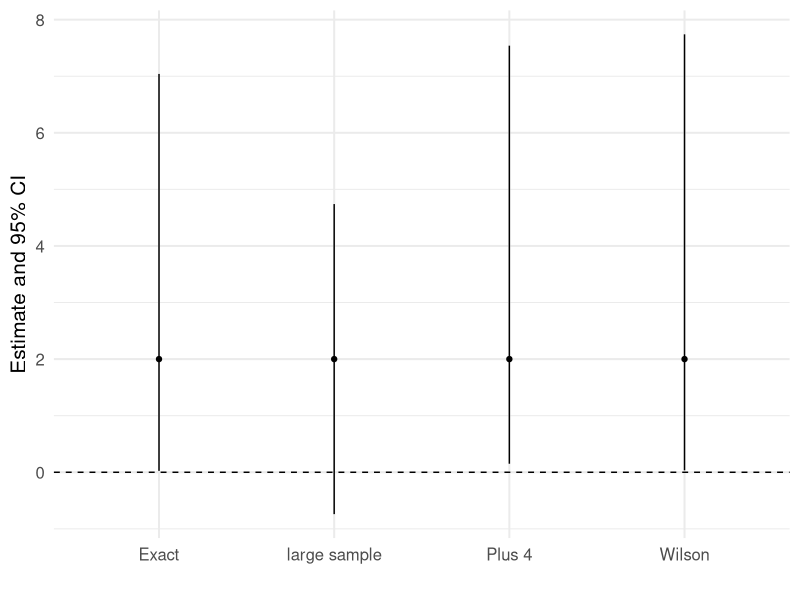

Write the R code that produced this figure.
## ---- chunk 1
p.hat <- 100/500 # estimate proportion
se <- sqrt(p.hat*(1-p.hat)/500) # standard error
p.hat - 1.96*se # Lower confidence bound
p.hat + 1.96*se # Upper confidence bound
## ---- chunk 2
p.tilde <- (100 + 2)/(500 + 4)
se <- sqrt(p.tilde * (1 - p.tilde)/(500 + 4)) # standard error
p.tilde - 1.96 * se # Lower confidence bound
p.tilde + 1.96 * se # Upper confidence bound
## ---- chunk 3
prop.test(x = 100, n = 500, conf.level = 0.95)
## ---- chunk 4
binom.test(x = 100, n = 500, conf.level = 0.95)
## ---- chunk 5
pnorm(q = 3.06413, lower.tail = F)
## ---- chunk 6
# students, don't worry about this code
library(ggplot2)
library(tibble)
elderly_CIs <- tibble(method = c("large sample", "Exact", "Wilson", "Plus 4"),
       lower = c(-0.74, 0.024, 0.034, 0.15),
       upper = c(4.74, 7.04, 7.74, 7.54),
       estimate = rep(2,4))

ggplot(data = elderly_CIs, 
       aes(x = method, y = estimate)) +
  geom_point() +
  geom_segment(aes(xend = method, y = lower, yend = upper)) +
  geom_hline(aes(yintercept = 0), lty = 2) +
  labs(y = "Estimate and 95% CI", x = "") +
  theme_minimal(base_size = 15)
## ---- chunk 7
p.hat <- 2/100 # estimate proportion
se <- sqrt(p.hat*(1-p.hat)/100) # standard error
c(p.hat - 1.96*se, p.hat + 1.96*se) # CI
## ---- chunk 8
binom.test(x = 2, n = 100, p = 0.5, conf.level = 0.95)
## ---- chunk 9
prop.test(x = 2, n = 100, p = 0.5, conf.level = 0.95)
## ---- chunk 10
p.tilde <- (2 + 2)/(100 + 4)
se <- sqrt(p.tilde*(1-p.tilde)/(100 + 4)) # standard error
c(p.tilde - 1.96*se, p.tilde + 1.96*se) # CI
